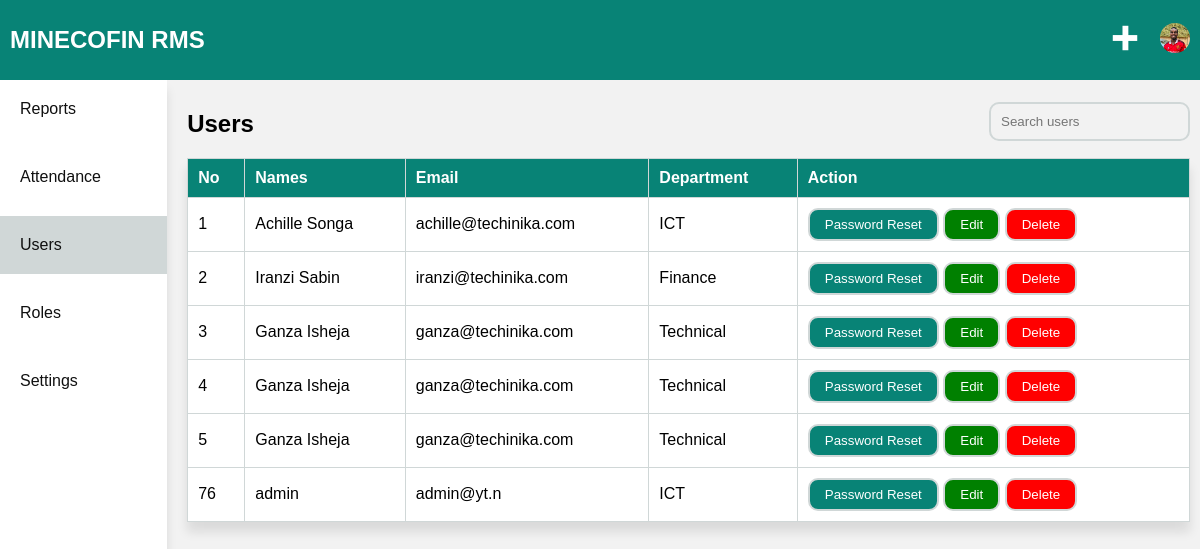
/dashboard/users.php, run on the app's committed database.
### tables this page shows
CREATE TABLE `mr_users` (
  `user_id` int(11) NOT NULL,
  `user_name` varchar(100) NOT NULL,
  `user_email` varchar(40) NOT NULL,
  `user_dept` varchar(60) NOT NULL,
  `user_photo` varchar(50) NOT NULL,
  `user_role` int(11) NOT NULL,
  `user_phone` varchar(13) NOT NULL,
  `user_created_at` date NOT NULL
);

### php/users.php (the view)
<?php
$sql = "SELECT * FROM mr_users";
$result = $conn->query($sql);
if($result->num_rows > 0){
    while($row = $result->fetch_assoc()) {
        ?>
        <tbody>
            <tr>
                <td><?php echo $row['user_id']; ?></td>
                <td><?php echo $row['user_name']; ?></td>
                <td><?php echo $row['user_email']; ?></td>
                <td><?php echo $row['user_dept']; ?></td>
                <td>
                    <button class="btn">Password Reset</button>
                    <button class="btn success">Edit</button>
                    <button class="btn danger">Delete</button>
                </td>
            </tr>
        </tbody>
        <?php
    }
}
?>

### css/style.css (style rules this page uses)
* { box-sizing: border-box; font-family: Verdana, Geneva, Tahoma, sans-serif; transition: all 1s; }
:root { --main-color: #088376; --main-bg: #f2f2f2; --white: #fff; --main-radius: 10px; --hover-color: #0e4c46; --shadow: 0px 10px 10px rgb(16, 16, 16, 0.1); --border: #d0d7d7; --black: rgb(16, 16, 16); }
body { margin: 0; background-color: var(--main-bg); }
.btn { padding: 7px 15px; background-color: var(--main-color); color: var(--white); border-radius: var(--main-radius); border: 2px solid var(--border); cursor: pointer; }
.danger { background-color: red; }
.success { background-color: green; }

### css/table.css (style rules this page uses)
table, th, td { border: 1px solid var(--border); border-collapse: collapse; padding: 10px; }

### data on the page
mr_users: user_id "1", user_name "Achille Songa", user_email "achille@techinika.com", user_dept "ICT"
mr_users: user_id "2", user_name "Iranzi Sabin", user_email "iranzi@techinika.com", user_dept "Finance"
mr_users: user_id "3", user_name "Ganza Isheja", user_email "ganza@techinika.com", user_dept "Technical"
mr_users: user_id "4", user_name "Ganza Isheja", user_email "ganza@techinika.com", user_dept "Technical"
mr_users: user_id "5", user_name "Ganza Isheja", user_email "ganza@techinika.com", user_dept "Technical"
mr_users: user_id "76", user_name "admin", user_email "admin@yt.n", user_dept "ICT"
